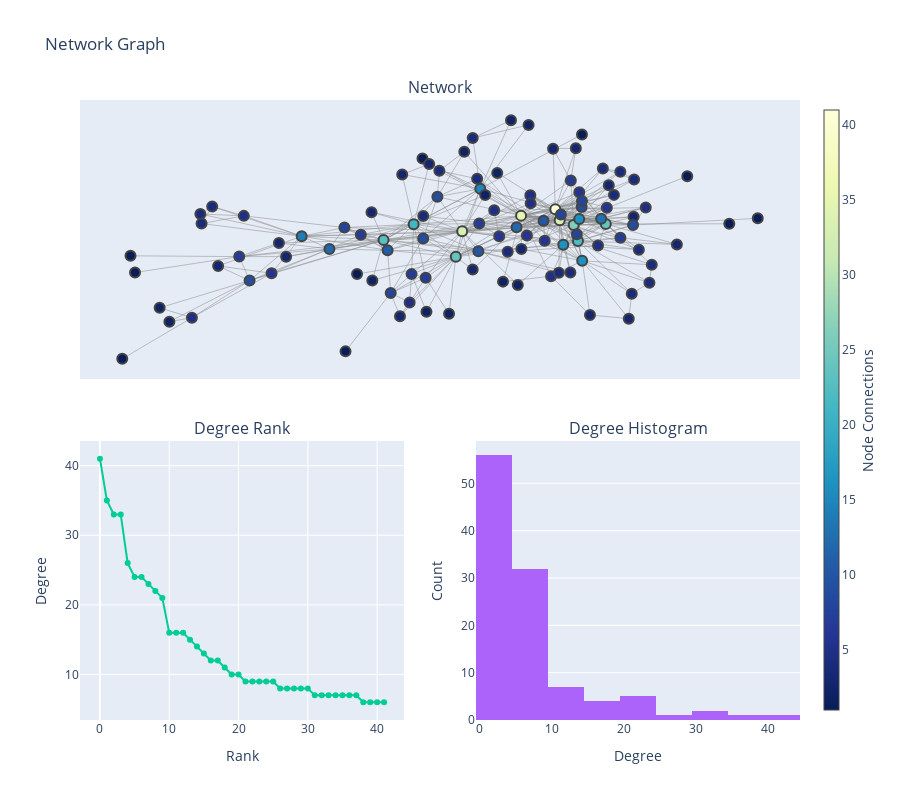

The notebook cell saved with this chart:
### Markdown cell above
## Code

### Code cell
char_map, edges = get_character_interactions()
G = get_graph(char_map, edges)
print_network_summary(G)

# remove isolated node
G.remove_nodes_from(list(nx.isolates(G)))
assert 76 not in G.nodes

plot_network(G)

### Figure 1 — Plotly figure (JSON) as saved in the notebook; plotly's stock layout.template omitted (floating-point values rounded to 4 significant figures; data arrays with more than 128 entries replaced by an {"elided": "..."} marker saying what was removed)
{"data": [{"hoverinfo": "none", "line": {"color": "#888", "width": 0.5}, "mode": "lines", "type": "scatter", "x": {"elided": "1194 float values"}, "xaxis": "x", "y": {"elided": "1194 float values"}, "yaxis": "y"}, {"hoverinfo": "text", "marker": {"color": [26, 16, 2, 5, 35, 3, 4, 3, 22, 9, 8, 24, 1, 6, 33, 7, 5, 41, 6, 3, 8, 33, 4, 8, 5, 3, 12, 4, 4, 13, 9, 16, 5, 16, 4, 3, 3, 5, 7, 3, 4, 4, 4, 4, 2, 9, 4, 6, 7, 5, 10, 6, 6, 1, 2, 3, 4, 10, 4, 1, 4, 1, 2, 15, 24, 2, 7, 21, 3, 3, 23, 3, 5, 8, 7, 2, 3, 2, 2, 4, 2, 1, 1, 2, 9, 1, 3, 4, 11, 3, 14, 9, 6, 12, 1, 7, 5, 2, 3, 2, 3, 1, 8, 7, 4, 1, 4, 5, 4], "colorbar": {"thickness": 15, "title": {"side": "right", "text": "Node Connections"}, "xanchor": "left"}, "colorscale": [[0, "rgb(255,255,217)"], [0.125, "rgb(237,248,177)"], [0.25, "rgb(199,233,180)"], [0.375, "rgb(127,205,187)"], [0.5, "rgb(65,182,196)"], [0.625, "rgb(29,145,192)"], [0.75, "rgb(34,94,168)"], [0.875, "rgb(37,52,148)"], [1, "rgb(8,29,88)"]], "line": {"width": 2}, "reversescale": true, "showscale": true, "size": 10}, "mode": "markers", "text": ["Node: 0<br># of connections: 26", "Node: 1<br># of connections: 16", "Node: 2<br># of connections: 2", "Node: 3<br># of connections: 5", "Node: 4<br># of connections: 35", "Node: 5<br># of connections: 3", "Node: 6<br># of connections: 4", "Node: 7<br># of connections: 3", "Node: 8<br># of connections: 22", "Node: 9<br># of connections: 9", "Node: 10<br># of connections: 8", "Node: 11<br># of connections: 24", "Node: 12<br># of connections: 1", "Node: 13<br># of connections: 6", "Node: 14<br># of connections: 33", "Node: 15<br># of connections: 7", "Node: 16<br># of connections: 5", "Node: 17<br># of connections: 41", "Node: 18<br># of connections: 6", "Node: 19<br># of connections: 3", "Node: 20<br># of connections: 8", "Node: 21<br># of connections: 33", "Node: 22<br># of connections: 4", "Node: 23<br># of connections: 8", "Node: 24<br># of connections: 5", "Node: 25<br># of connections: 3", "Node: 26<br># of connections: 12", "Node: 27<br># of connections: 4", "Node: 28<br># of connections: 4", "Node: 29<br># of connections: 13", "Node: 30<br># of connections: 9", "Node: 31<br># of connections: 16", "Node: 32<br># of connections: 5", "Node: 33<br># of connections: 16", "Node: 34<br># of connections: 4", "Node: 35<br># of connections: 3", "Node: 36<br># of connections: 3", "Node: 37<br># of connections: 5", "Node: 38<br># of connections: 7", "Node: 39<br># of connections: 3", "Node: 40<br># of connections: 4", "Node: 41<br># of connections: 4", "Node: 42<br># of connections: 4", "Node: 43<br># of connections: 4", "Node: 44<br># of connections: 2", "Node: 45<br># of connections: 9", "Node: 46<br># of connections: 4", "Node: 47<br># of connections: 6", "Node: 48<br># of connections: 7", "Node: 49<br># of connections: 5", "Node: 50<br># of connections: 10", "Node: 51<br># of connections: 6", "Node: 52<br># of connections: 6", "Node: 53<br># of connections: 1", "Node: 54<br># of connections: 2", "Node: 55<br># of connections: 3", "Node: 56<br># of connections: 4", "Node: 57<br># of connections: 10", "Node: 58<br># of connections: 4", "Node: 59<br># of connections: 1", "Node: 60<br># of connections: 4", "Node: 61<br># of connections: 1", "Node: 62<br># of connections: 2", "Node: 63<br># of connections: 15", "Node: 64<br># of connections: 24", "Node: 65<br># of connections: 2", "Node: 66<br># of connections: 7", "Node: 67<br># of connections: 21", "Node: 68<br># of connections: 3", "Node: 69<br># of connections: 3", "Node: 70<br># of connections: 23", "Node: 71<br># of connections: 3", "Node: 72<br># of connections: 5", "Node: 73<br># of connections: 8", "Node: 74<br># of connections: 7", "Node: 75<br># of connections: 2", "Node: 77<br># of connections: 3", "Node: 78<br># of connections: 2", "Node: 79<br># of connections: 2", "Node: 80<br># of connections: 4", "Node: 81<br># of connections: 2", "Node: 82<br># of connections: 1", "Node: 83<br># of connections: 1", "Node: 84<br># of connections: 2", "Node: 85<br># of connections: 9", "Node: 86<br># of connections: 1", "Node: 87<br># of connections: 3", "Node: 88<br># of connections: 4", "Node: 89<br># of connections: 11", "Node: 90<br># of connections: 3", "Node: 91<br># of connections: 14", "Node: 92<br># of connections: 9", "Node: 93<br># of connections: 6", "Node: 94<br># of connections: 12", "Node: 95<br># of connections: 1", "Node: 96<br># of connections: 7", "Node: 97<br># of connections: 5", "Node: 98<br># of connections: 2", "Node: 99<br># of connections: 3", "Node: 100<br># of connections: 2", "Node: 101<br># of connections: 3", "Node: 102<br># of connections: 1", "Node: 103<br># of connections: 8", "Node: 104<br># of connections: 7", "Node: 105<br># of connections: 4", "Node: 106<br># of connections: 1", "Node: 107<br># of connections: 4", "Node: 108<br># of connections: 5", "Node: 109<br># of connections: 4"], "type": "scatter", "x": [0.2826, 0.3068, 0.08181, 0.2184, 0.1331, 0.3289, 0.4476, 0.4391, 0.2947, 0.3052, 0.2916, 0.3738, 0.7247, 0.2985, 0.2429, 0.2744, 0.1594, 0.2304, 0.3767, 0.3824, 0.3061, -0.03421, 0.4977, 0.2462, 0.3517, 0.4529, 0.1204, 0.0951, 0.4678, 0.3606, 0.4513, 0.2984, 0.4873, 0.253, 0.5044, 0.224, 0.2887, 0.1603, 0.4153, 0.5758, 0.4151, 0.4542, 0.3654, -0.09907, -0.02826, -0.1046, 0.008374, 0.07096, 0.01427, 0.05677, 0.197, 0.2002, 0.1497, 0.8055, 0.06542, 0.134, 0.2731, 0.01172, 0.2405, 0.6053, 0.397, -0.1471, 0.1238, 0.01724, -0.05226, -0.07152, -0.138, -0.1721, -0.128, -0.2046, -0.2577, -0.2109, -0.1835, -0.2373, -0.178, -0.1357, -0.2918, 0.0311, -0.2895, -0.004242, 0.1045, -0.3328, -0.3656, 0.1545, -0.145, 0.3061, -0.004365, -0.1448, -0.2461, -0.7276, -0.4902, -0.6382, -0.5758, -0.4114, -0.9766, -0.6676, -0.8021, -0.8938, -0.5344, -0.8661, -0.5548, -0.9637, -0.3688, -0.3221, -0.7781, -1, -0.7444, -0.6546, -0.7746], "xaxis": "x", "y": [0.04062, -0.1434, -0.2505, -0.2225, 0.08882, -0.4223, -0.3129, -0.4407, -0.04196, 0.1331, -0.0065, 0.04632, 0.0468, 0.2086, 0.06463, 0.2692, 0.1941, 0.1219, 0.1296, 0.2449, 0.1637, 0.008627, -0.256, 0.09447, -0.06461, 0.08307, 0.02882, -0.09669, -0.08606, 0.07316, 0.04043, 0.07089, 0.1302, -0.06138, -0.1637, 0.4328, 0.4356, 0.1518, -0.0248, -0.05909, 0.3147, 0.2749, 0.3313, 0.3199, 0.4166, 0.1858, 0.2781, -0.01754, 0.04796, 0.1163, 0.06274, -0.0398, -0.01279, 0.07492, 0.3078, -0.08302, -0.2029, -0.09458, -0.2051, 0.2917, 0.1954, 0.3819, -0.2673, 0.2271, -0.1227, -0.4161, -0.2309, 0.04433, 0.3538, 0.3004, -0.03645, -0.4288, -0.3573, -0.309, -0.2119, -0.4058, 0.1061, 0.1943, -0.2445, 0.4875, 0.5793, -0.2117, -0.6089, 0.5551, -0.02856, 0.5061, -0.1886, 0.0867, -0.08946, -0.1698, -0.01723, -0.2449, -0.2074, -0.08244, -0.1178, -0.1217, -0.4359, -0.3851, -0.1221, -0.4561, -0.05162, -0.2038, 0.02747, -0.009209, 0.09705, -0.6471, 0.1356, 0.0876, 0.04813], "yaxis": "y"}, {"mode": "lines+markers", "type": "scatter", "x": [0, 1, 2, 3, 4, 5, 6, 7, 8, 9, 10, 11, 12, 13, 14, 15, 16, 17, 18, 19, 20, 21, 22, 23, 24, 25, 26, 27, 28, 29, 30, 31, 32, 33, 34, 35, 36, 37, 38, 39, 40, 41], "xaxis": "x2", "y": [41, 35, 33, 33, 26, 24, 24, 23, 22, 21, 16, 16, 16, 15, 14, 13, 12, 12, 11, 10, 10, 9, 9, 9, 9, 9, 8, 8, 8, 8, 8, 7, 7, 7, 7, 7, 7, 7, 6, 6, 6, 6, 6, 6, 5, 5, 5, 5, 5, 5, 5, 5, 5, 4, 4, 4, 4, 4, 4, 4, 4, 4, 4, 4, 4, 4, 4, 4, 4, 4, 4, 3, 3, 3, 3, 3, 3, 3, 3, 3, 3, 3, 3, 3, 3, 3, 3, 2, 2, 2, 2, 2, 2, 2, 2, 2, 2, 2, 2, 1, 1, 1, 1, 1, 1, 1, 1, 1, 1], "yaxis": "y2"}, {"type": "histogram", "x": [26, 16, 2, 5, 35, 3, 4, 3, 22, 9, 8, 24, 1, 6, 33, 7, 5, 41, 6, 3, 8, 33, 4, 8, 5, 3, 12, 4, 4, 13, 9, 16, 5, 16, 4, 3, 3, 5, 7, 3, 4, 4, 4, 4, 2, 9, 4, 6, 7, 5, 10, 6, 6, 1, 2, 3, 4, 10, 4, 1, 4, 1, 2, 15, 24, 2, 7, 21, 3, 3, 23, 3, 5, 8, 7, 2, 3, 2, 2, 4, 2, 1, 1, 2, 9, 1, 3, 4, 11, 3, 14, 9, 6, 12, 1, 7, 5, 2, 3, 2, 3, 1, 8, 7, 4, 1, 4, 5, 4], "xaxis": "x3", "yaxis": "y3"}], "layout": {"annotations": [{"font": {"size": 16}, "showarrow": false, "text": "Network", "x": 0.5, "xanchor": "center", "xref": "paper", "y": 1, "yanchor": "bottom", "yref": "paper"}, {"font": {"size": 16}, "showarrow": false, "text": "Degree Rank", "x": 0.225, "xanchor": "center", "xref": "paper", "y": 0.45, "yanchor": "bottom", "yref": "paper"}, {"font": {"size": 16}, "showarrow": false, "text": "Degree Histogram", "x": 0.775, "xanchor": "center", "xref": "paper", "y": 0.45, "yanchor": "bottom", "yref": "paper"}], "clickmode": "event+select", "height": 800, "showlegend": false, "title": {"text": "Network Graph"}, "xaxis": {"anchor": "y", "domain": [0, 1], "showgrid": false, "showticklabels": false, "zeroline": false}, "xaxis2": {"anchor": "y2", "domain": [0, 0.45], "title": {"text": "Rank"}}, "xaxis3": {"anchor": "y3", "domain": [0.55, 1], "title": {"text": "Degree"}}, "yaxis": {"anchor": "x", "domain": [0.55, 1], "showgrid": false, "showticklabels": false, "zeroline": false}, "yaxis2": {"anchor": "x2", "domain": [0, 0.45], "title": {"text": "Degree"}}, "yaxis3": {"anchor": "x3", "domain": [0, 0.45], "title": {"text": "Count"}}}}
